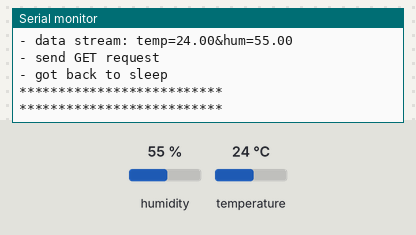
This sketch was run on a simulated ESP8266 (NodeMCU). On the bench: the last lines printed to the serial monitor. Inputs (shaded band) come from the test bench; at power-on: humidity 55 %, temperature 24 °C. WiFi joins after 1.5 s; servers stay silent unless stated; uploads are accepted with an empty reply.

Above: at 3.2 s.
3.3 s: humidity set to 22 %
At 3.57 s:
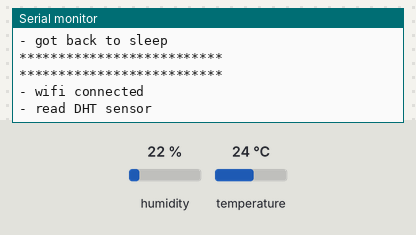
7.0 s: temperature set to 12 °C
At 8.01 s:
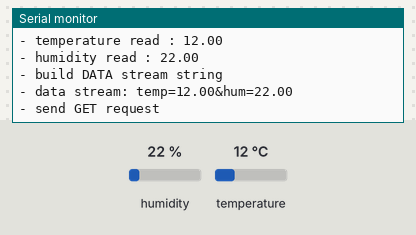
10.7 s: humidity set to 40 %
At 13.66 s:
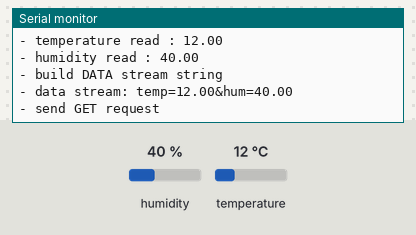
Timing chart, 0 to 15.2 s (numbered marks = the images above; inputs shaded):
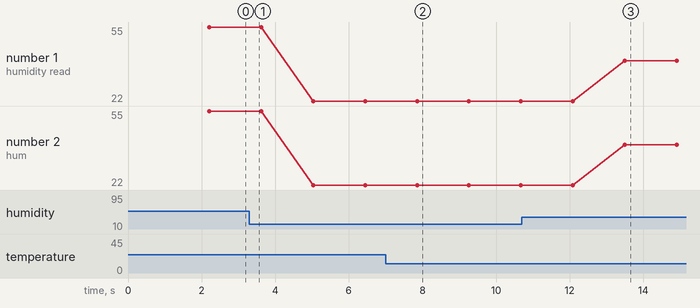

The sketch:

sketch_clienteS1.ino
```cpp
/*
Geekstips.com
IoT project - Communication between two ESP8266 - Talk with Each Other
ESP8266 Arduino code example
*/

#include <DHT.h>
#include <ESP8266WiFi.h>
#include <ESP8266HTTPClient.h>
#define DHTPIN D3

// AP Wi-Fi credentials
const char* ssid = "testerede";
const char* password = "iot1234567";

// Local ESP web-server address
String serverHost = "http://192.168.4.1/feed";
String data;
// DEEP_SLEEP Timeout interval
int sleepInterval = 1000;
// DEEP_SLEEP Timeout interval when connecting to AP fails
int failConnectRetryInterval = 2;
int counter = 0;

float h;
float t;
// Static network configuration
IPAddress ip(192, 168, 4, 4);
IPAddress gateway(192, 168, 4, 1);
IPAddress subnet(255, 255, 255, 0);

DHT dht(DHTPIN, DHT22);
WiFiClient client;

void setup() {
  ESP.eraseConfig();
  WiFi.persistent(false);
  Serial.begin(115200);
  Serial.println();
  Serial.println("**************************");
  Serial.println("**************************");
  Serial.println("******** BEGIN ***********");
  Serial.println("- start DHT sensor");
  dht.begin();
  delay(500);
  Serial.println("- set ESP STA mode");
  WiFi.mode(WIFI_STA);
  Serial.println("- connecting to wifi");
  WiFi.config(ip, gateway, subnet);
  WiFi.begin(ssid, password);
  Serial.println("");
  while (WiFi.status() != WL_CONNECTED) {
    if(counter > 20){
       Serial.println("- can't connect, going to sleep");
       hibernate(failConnectRetryInterval);
    }
    delay(500);
    Serial.print(".");
    counter++;
  }


}

void sendHttpRequest() {
  HTTPClient http;
  http.begin(serverHost);
  http.addHeader("Content-Type", "application/x-www-form-urlencoded");
  http.POST(data);
  http.writeToStream(&Serial);
  http.end();
}

void readDHTSensor() {
  delay(200);
  h = dht.readHumidity();
  t = dht.readTemperature();
  if (isnan(h) || isnan(t)) {
    t = 0.00;
    h = 0.00;
  }
  Serial.println("- temperature read : "+String(t));
  Serial.println("- humidity read : "+String(h));
}

void buildDataStream() {
  data = "temp=";
  data += String(t);
  data += "&hum=";
  data += String(h);
  Serial.println("- data stream: "+data);
}


void hibernate(int pInterval) {
  WiFi.disconnect();
  ESP.deepSleep(10 * 600000 * pInterval, WAKE_RFCAL);
  delay(100);
}

void loop() {
  exec();
  }

void exec (){
  Serial.println("- wifi connected");
  Serial.println("- read DHT sensor");
  readDHTSensor();
  Serial.println("- build DATA stream string");
  buildDataStream();
  Serial.println("- send GET request");
  sendHttpRequest();
  Serial.println();
  Serial.println("- got back to sleep");
  Serial.println("**************************");
  Serial.println("**************************");
  delay(1000);
}
```

Measured:
- after the input at 7.0 s, the serial monitor: prints a new line after 0.85 s (image 2)
- after the input at 10.7 s, the serial monitor: prints a new line after 2.8 s (image 3)
- plotted number 1: 55 → 22 after the input at 3.3 s, 22 → 40 after the input at 10.7 s
- plotted number 2: 55 → 22 after the input at 3.3 s, 22 → 40 after the input at 10.7 s
